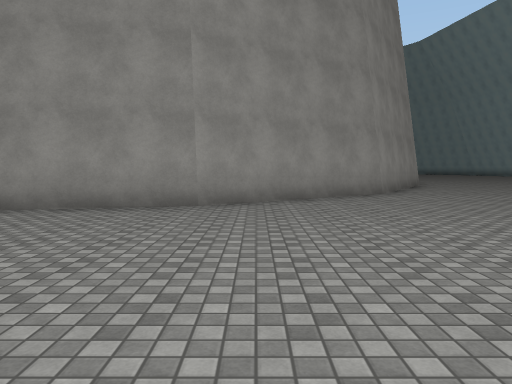
View 1 (above)

17 first-person views from a walk through a Unity game level. The camera is 1.4 m above the floor, tilts 4° down and sees 70° across. The floor is counted in squares, 2 m on a side. Each view is taken from the middle of a square. On the plan, view 1 faces up. The plan holds only what a view shows up to about 11 squares ahead; the rest is blank. The place goes on beyond the plan. Surface patterns are stand-ins for the level's own textures.

View 2
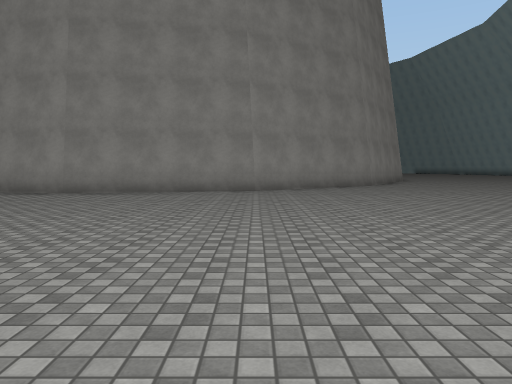

View 3
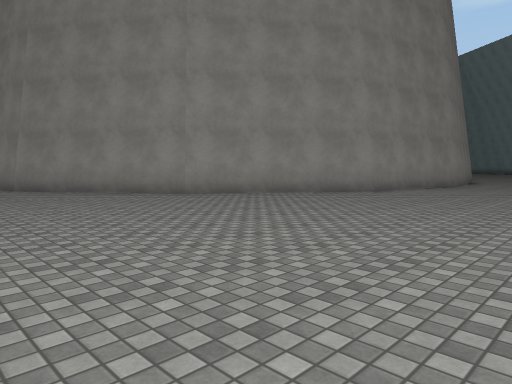

View 4
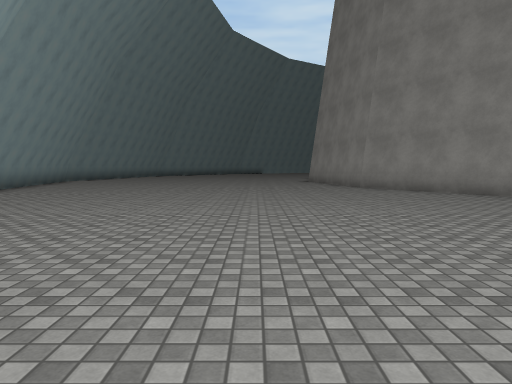

View 5
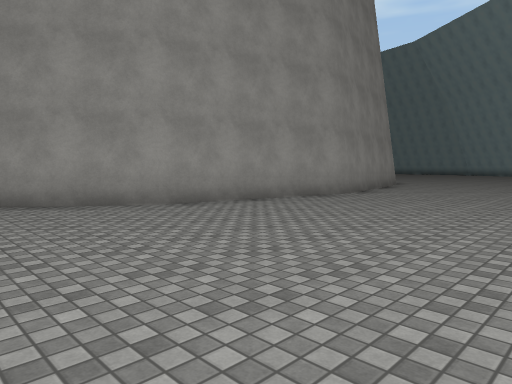

View 6
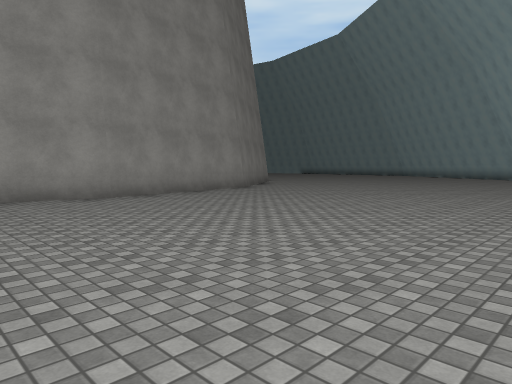

View 7
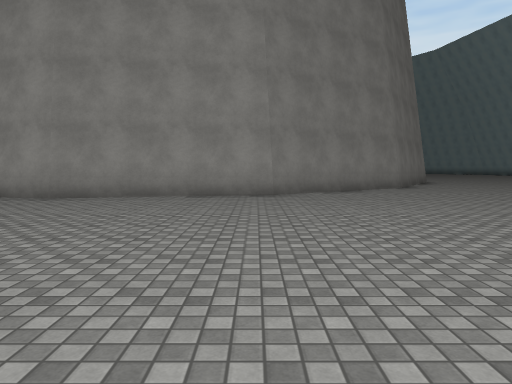

View 8
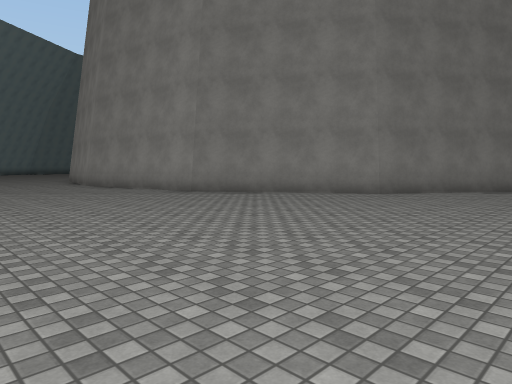

View 9
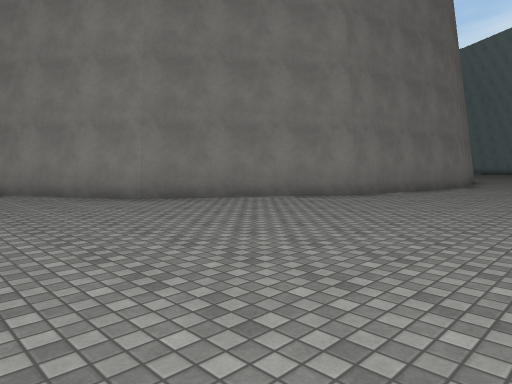

View 10
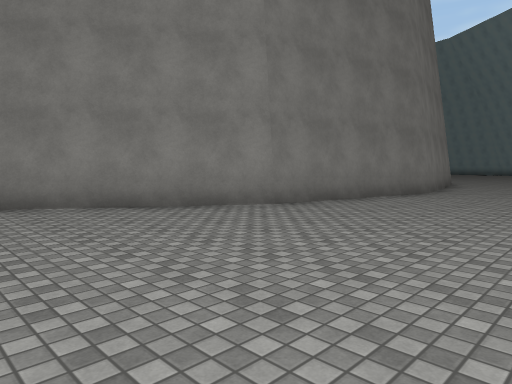

View 11
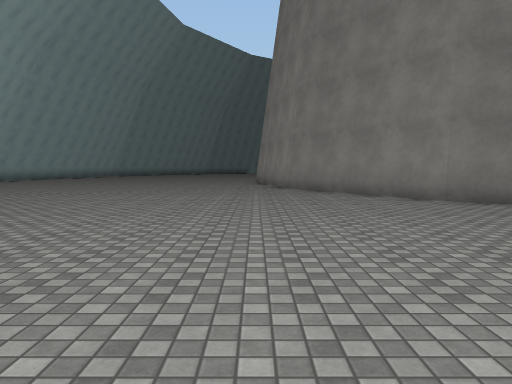

View 12
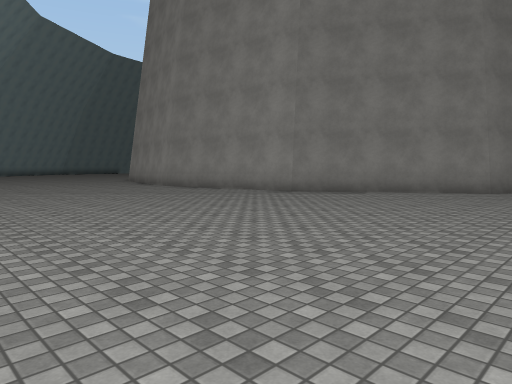

View 13
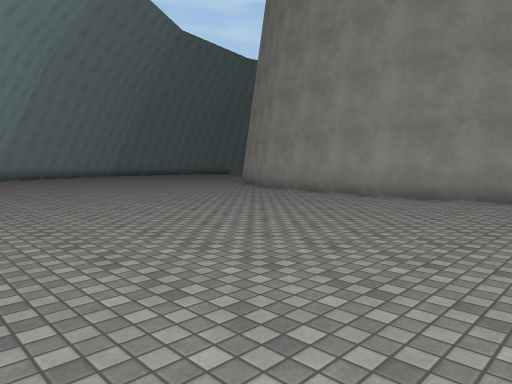

View 14
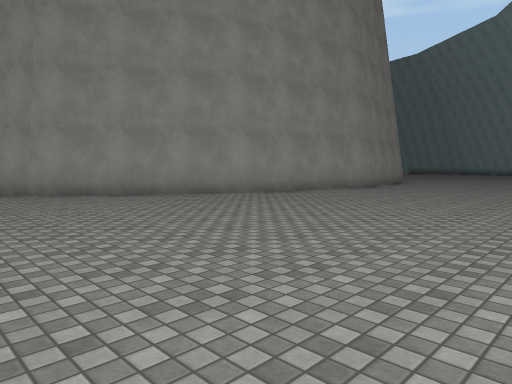

View 15
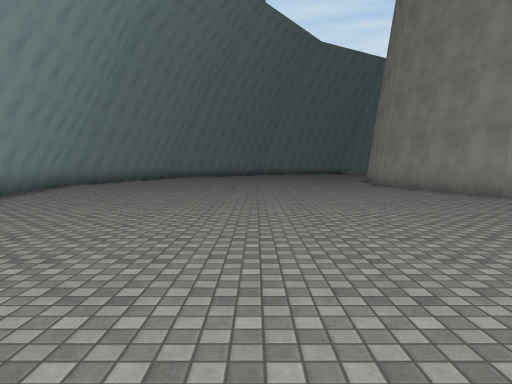

View 16
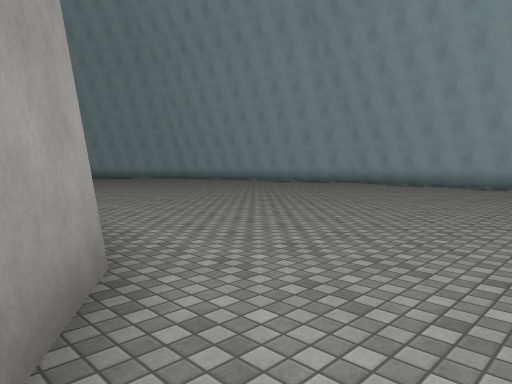

View 17
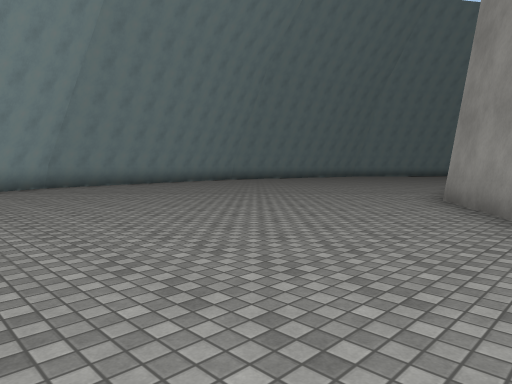

### Floor plan
Points are (right, up) in squares from view 1. A wall is a line through its corners. A room is listed if a view was taken in it or the views show most of it. See-through windows are left out.
Room 1 (views 1, 2, 3, 4, 5, 6, 7, 8, 9, 10, 11, 12, 13, 14, 15, 16, 17)
walls: (17.6, 13.2) (17.7, 13.9); (-5.6, 31.3) (-1, 30.4) (3.1, 27.6) (6, 23.4) (6.9, 18.5) (6, 13.5) (3.2, 9.3) (-1.1, 6.5) (-5.6, 5.6); (3.9, -3.6) (4.9, -2.9)

Where each view was taken, in squares from view 1:
view 1: 0 up, 0 right, facing up
view 2: 4 down, 1 left, facing up
view 3: 4 up, 11 right, facing up-left
view 4: 3 up, 11 right, facing left
view 5: 10 up, 12 right, facing up-left
view 6: 15 up, 15 right, facing up-left
view 7: 23 up, 15 right, facing left
view 8: 32 up, 12 right, facing down-left
view 9: 35 up, 7 right, facing down-left
view 10: 35 up, 4 right, facing down-left
view 11: 35 up, 7 right, facing down
view 12: 30 up, 14 right, facing down-left
view 13: 22 up, 15 right, facing down-left
view 14: 7 up, 13 right, facing up-left
view 15: 1 up, 7 right, facing left
view 16: 11 up, 5 right, facing up-right
view 17: 9 up, 7 right, facing down-left
